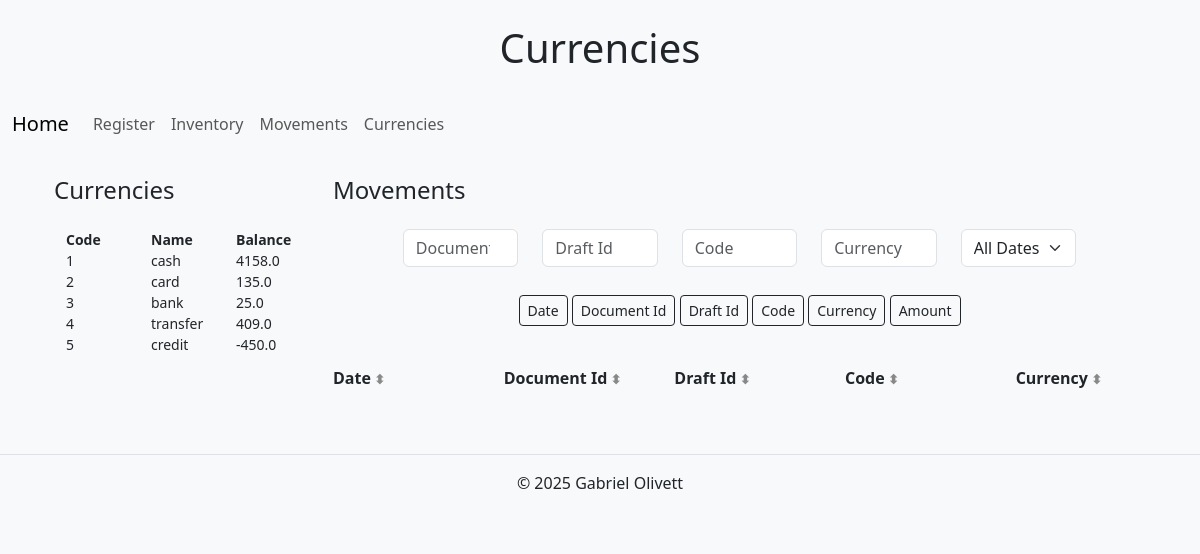
Before: /currencies with the older database file.
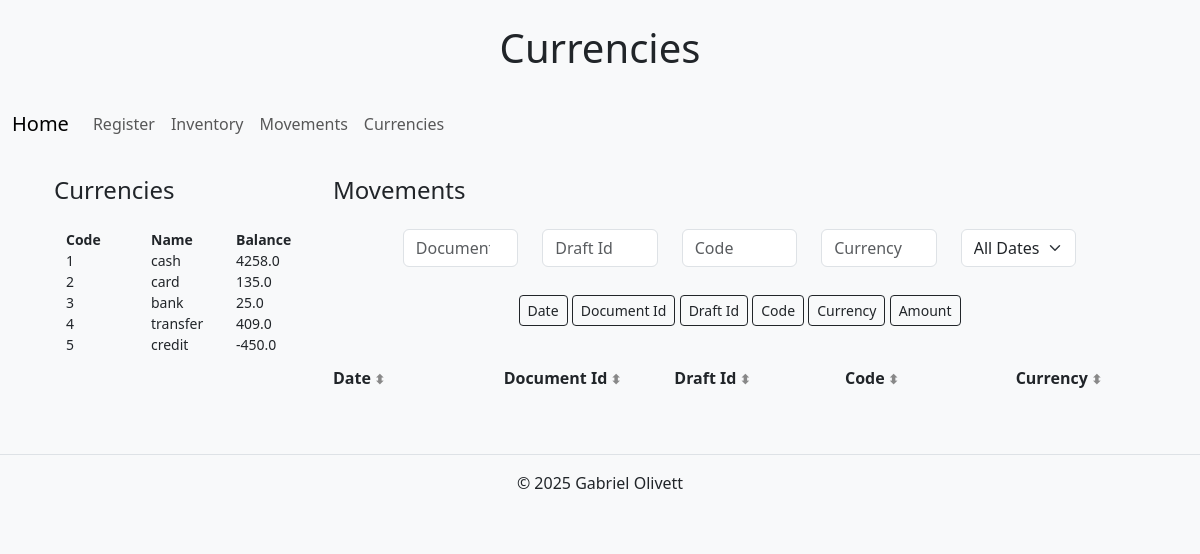
After: the same page with the newer database file.
### tables this page shows
CREATE TABLE currencies (
id INTEGER PRIMARY KEY AUTOINCREMENT,
name TEXT NOT NULL,
balance REAL DEFAULT 0.00);

### app.py (the view)
@app.route("/currencies")
def currencies():
    db = get_db()
    currencies = db.execute("SELECT * FROM currencies").fetchall()
    currencies_movements = db.execute("SELECT * FROM currencies_movements").fetchall()
    return render_template("currencies.html", currencies=currencies, currencies_movements=currencies_movements)

### app.py (called while the page is built)
@app.after_request
def after_request(response):
    response.headers["Cache-Control"] = "no-cache, no-store, must-revalidate"
    response.headers["Expires"] = 0
    response.headers["Pragma"] = "no-cache"
    return response

def get_db():
    if "db" not in g:
        g.db = sqlite3.connect("databases.db")
        g.db.row_factory = sqlite3.Row
    return g.db

### templates/currencies.html (shortened to what this page needs)
{% extends "layout.html" %}
{% block h1 %}
    <h1 class="text-center my-4">Currencies</h1>
{% endblock %}
{% block main %}
<div class="container text-center mt-4">
    <div class="row">
        <div name="currencies" class="col-12 col-lg-3 mb-4" style="text-align: left;">
            <h4>Currencies</h4>
            <div class="container mt-4">
                <div class="row fw-bold " style="text-align: left;">
                    <div class="col small">Code</div>
                    <div class="col small">Name</div>
                    <div class="col small">Balance</div>
                </div>
            {% for currency in currencies %}
                <div class="row" style="text-align: left;">
                    <div class="col small">{{ currency.Id }}</div>
                    <div class="col small">{{ currency.name }}</div>
                    <div class="col small">{{ currency.balance }}</div>
                </div>
            {% endfor %}
            </div>
        </div>
        <div name="currencies_movements" class="col-12 col-lg-9">
            <h4 class="mb-4" style="text-align: left;">Movements</h4>
            <div class="row mb-4 justify-content-center">
                <div class="col-12 col-md-2">
                    <input type="number" id="document-id-filter" class="form-control" placeholder="Document Id">
                </div>
                <div class="col-12 col-md-2">
                    <input type="number" id="draft-id-filter" class="form-control" placeholder="Draft Id">
                </div>
                <div class="col-12 col-md-2">
                    <input type="number" id="code-filter" class="form-control" placeholder="Code">
                </div>
                <div class="col-12 col-md-2">
                    <input type="text" id="currency-filter" class="form-control" placeholder="Currency">
                </div>
                 <div class="col-12 col-md-2 pb-1">
                    <select id="date-filter" class="form-select">
                        <option value="">All Dates</option>
                    </select>
                </div>
            </div>
            <div class="mb-3">
                <label class="btn btn-sm" for="btn-check-1">Date</label>
                <label class="btn btn-sm" for="btn-check-2">Document Id</label>
                <label class="btn btn-sm" for="btn-check-3">Draft Id</label>
                <label class="btn btn-sm" for="btn-check-4">Code</label>
                <label class="btn btn-sm" for="btn-check-5">Currency</label>
                <label class="btn btn-sm" for="btn-check-6">Amount</label>
            </div>
            <div class="table-scroll-x-wrapper">
                <div id="inventory-table">
                    <div class="mt-4 ">
                        <div class="row fw-bold" style="text-align: left;">
                            <div class="col-2 sort-header col-date" data-sort="date">Date</div>
                            <div class="col-2 sort-header col-docId" data-sort="document_id">Document Id</div>
                            <div class="col-2 sort-header col-draftId" data-sort="draft_id">Draft Id</div>
                            <div class="col-2 sort-header col-code" data-sort="payment_method_id">Code</div>
                            <div class="col-2 sort-header col-currency" data-sort="name">Currency</div>
                        </div>
                    </div>
                </div>
            </div>
        </div>
    </div>
</div>
{% endblock %}

### templates/layout.html (shortened to what this page needs)
<!DOCTYPE html>
<html lang="en">
<head>
    <link href="https://cdn.jsdelivr.net/npm/bootstrap@5.3.3/dist/css/bootstrap.min.css" rel="stylesheet">
    <link href="https://cdn.jsdelivr.net/npm/select2@4.1.0-rc.0/dist/css/select2.min.css" rel="stylesheet" />
  </head>
<body class="bg-light">
    <header class="fixed-controls text-center mx-auto">
        {% block h1%}{% endblock %}
        <nav class="navbar navbar-expand-lg bg-body-tertiary">
            <div class="container-fluid">
              <a class="navbar-brand" href="/">Home</a>
              <div class="collapse navbar-collapse" id="navbarNav">
                <ul class="navbar-nav">
                  <li class="nav-item">
                    <a class="nav-link" href="/register">Register</a>
                  </li>
                  <li class="nav-item">
                    <a class="nav-link" href="/inventory">Inventory</a>
                  </li>
                  <li class="nav-item">
                    <a class="nav-link" href="/inventory_movements">Movements</a>
                  </li>
                  <li class="nav-item">
                    <a class="nav-link" href="/currencies">Currencies</a>
                  </li>
                </ul>
              </div>
            </div>
          </nav>
    </header>
    <main class="container mt-1 mx-auto">
        {% block main %}{% endblock %}
    </main>
    <footer class="text-center mt-5 p-3 border-top">
        <p>&copy; 2025 Gabriel Olivett</p>
    </footer>
</body>
</html>

### templates/layout.html (style rules this page uses)
.sort-header { cursor: pointer; }
.sort-header::after { content: " ⬍"; font-size: 0.8em; color: #888; }
.table-scroll-x-wrapper { overflow-x: auto; overflow-y: auto; width: 100%; max-height: 65vh; }

### templates/currencies.html (style rules this page uses)
#inventory-table { min-width: 1000px; display: inline-block; }

Changed rows visible on the page:
changed currencies "cash": balance "4158.0" → "4258.0"
